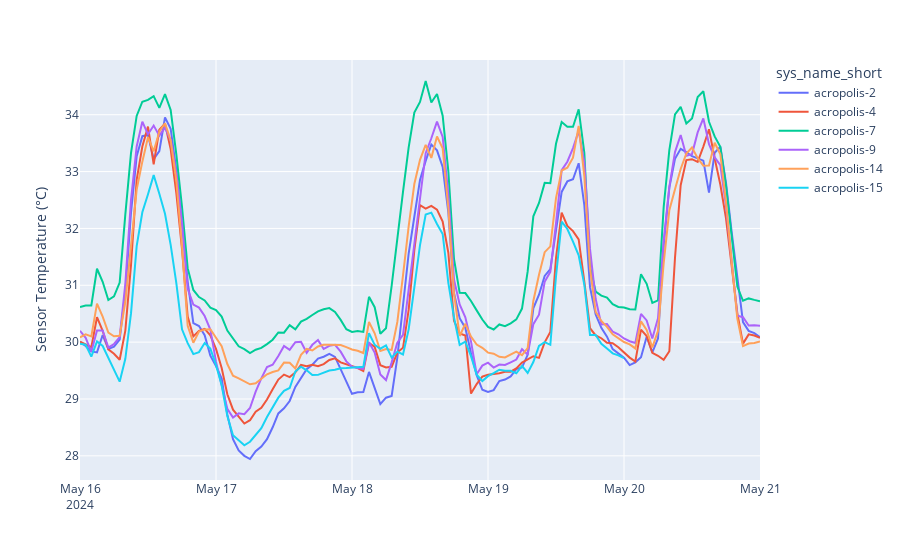
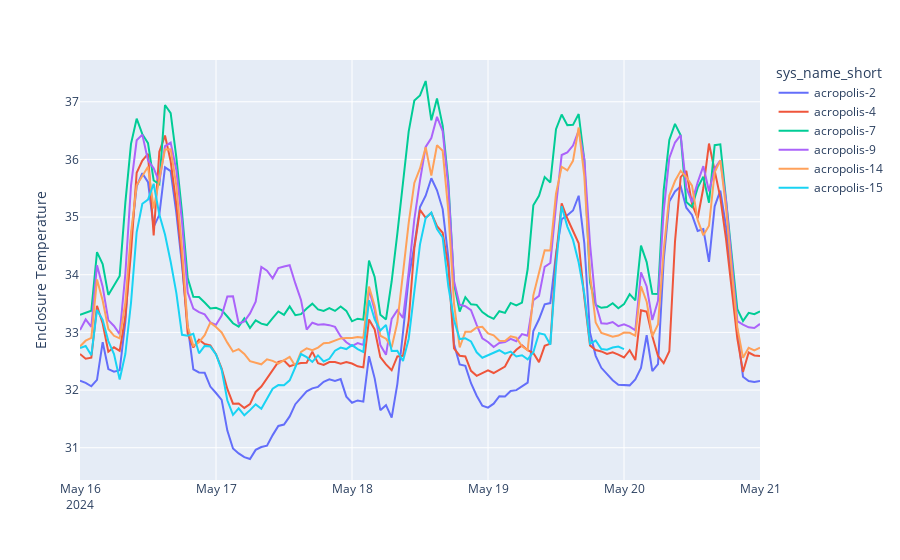
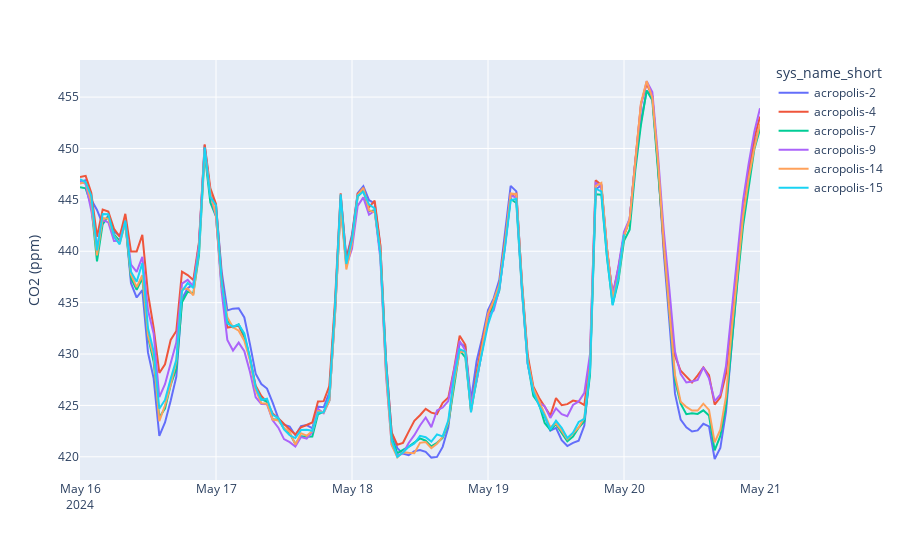

Source (notebook cell) for these figures, in order:
### Code cell
# Utility
extracted_dates = [df_p_filtered]

for date in dates:

    df_temp = df.filter(pl.col("system_id") == date[0]) \
        .filter(pl.col("creation_timestamp").is_between(start_time, date[1])) \
        .rename({"gmp343_corrected": "co2_corrected"}) \
        .collect() \
    
    extracted_dates.append(df_temp)

df_extracted = pl.concat(extracted_dates, how="diagonal")

start_date = datetime(2024, 5, 16, 0, 0, 0).replace(tzinfo=timezone.utc)
end_date = datetime(2024, 5, 21, 0, 0, 0).replace(tzinfo=timezone.utc)
df_extracted = df_extracted.filter(pl.col("creation_timestamp").is_between(start_date, end_date)) \

fig = px.line(df_extracted, x="creation_timestamp", y="gmp343_temperature", color="sys_name_short")
fig.update_layout(
    yaxis_title='Sensor Temperature (°C)',
    xaxis_title='',
    title='',
)
fig.show()
fig = px.line(df_extracted, x="creation_timestamp", y="enclosure_bme280_temperature", color="sys_name_short")
fig.update_layout(
    yaxis_title='Enclosure Temperature',
    xaxis_title='',
    title='',
)
fig.show()
fig = px.line(df_extracted, x="creation_timestamp", y="co2_corrected", color="sys_name_short")
fig.update_layout(
    yaxis_title='CO2 (ppm)',
    xaxis_title='',
    title='',
)
fig.show()
